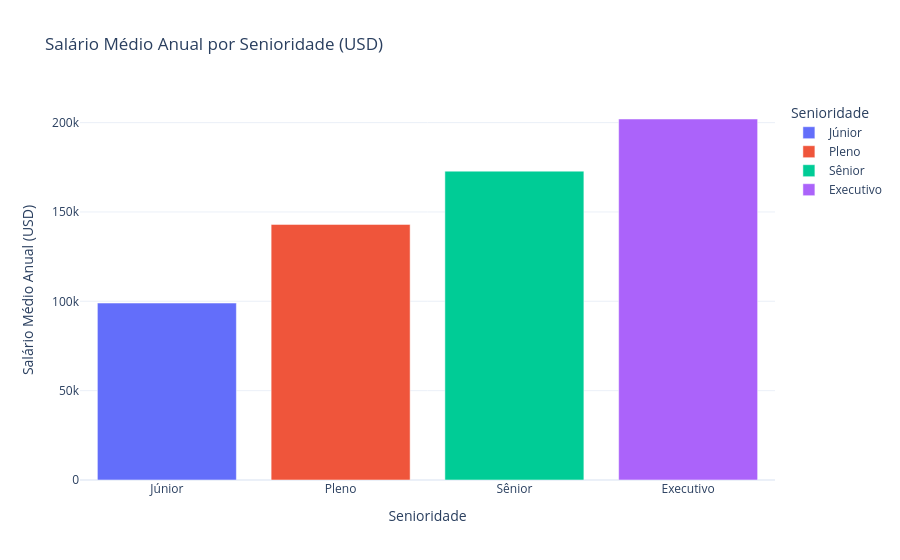

Source (notebook cell):
### Code cell
df_media_salario_senioridade = df_limpo.groupby('senioridade')['usd'].mean().reset_index()

fig = px.bar(
    df_media_salario_senioridade,
    x='senioridade',
    y='usd',
    title='Salário Médio Anual por Senioridade (USD)',
    labels={'senioridade': 'Senioridade', 'usd': 'Salário Médio Anual (USD)'},
    category_orders={'senioridade': ['Júnior', 'Pleno', 'Sênior', 'Executivo']},
    color='senioridade', # Cor por senioridade para melhor distinção
    template='plotly_white' # Um tema limpo para o gráfico
)

fig.show()

### Figure 1 — Plotly figure (JSON) as saved in the notebook; plotly's stock layout.template omitted (floating-point values rounded to 4 significant figures)
{"data": [{"hovertemplate": "Senioridade=%{x}<br>Salário Médio Anual (USD)=%{y}<extra></extra>", "legendgroup": "Júnior", "marker": {"color": "#636efa", "pattern": {"shape": ""}}, "name": "Júnior", "orientation": "v", "showlegend": true, "textposition": "auto", "type": "bar", "x": ["Júnior"], "xaxis": "x", "y": [99030.0], "yaxis": "y"}, {"hovertemplate": "Senioridade=%{x}<br>Salário Médio Anual (USD)=%{y}<extra></extra>", "legendgroup": "Pleno", "marker": {"color": "#EF553B", "pattern": {"shape": ""}}, "name": "Pleno", "orientation": "v", "showlegend": true, "textposition": "auto", "type": "bar", "x": ["Pleno"], "xaxis": "x", "y": [143000.0], "yaxis": "y"}, {"hovertemplate": "Senioridade=%{x}<br>Salário Médio Anual (USD)=%{y}<extra></extra>", "legendgroup": "Sênior", "marker": {"color": "#00cc96", "pattern": {"shape": ""}}, "name": "Sênior", "orientation": "v", "showlegend": true, "textposition": "auto", "type": "bar", "x": ["Sênior"], "xaxis": "x", "y": [172900.0], "yaxis": "y"}, {"hovertemplate": "Senioridade=%{x}<br>Salário Médio Anual (USD)=%{y}<extra></extra>", "legendgroup": "Executivo", "marker": {"color": "#ab63fa", "pattern": {"shape": ""}}, "name": "Executivo", "orientation": "v", "showlegend": true, "textposition": "auto", "type": "bar", "x": ["Executivo"], "xaxis": "x", "y": [202000.0], "yaxis": "y"}], "layout": {"barmode": "relative", "legend": {"title": {"text": "Senioridade"}, "tracegroupgap": 0}, "title": {"text": "Salário Médio Anual por Senioridade (USD)"}, "xaxis": {"anchor": "y", "categoryarray": ["Júnior", "Pleno", "Sênior", "Executivo"], "categoryorder": "array", "domain": [0, 1], "title": {"text": "Senioridade"}}, "yaxis": {"anchor": "x", "domain": [0, 1], "title": {"text": "Salário Médio Anual (USD)"}}}}
